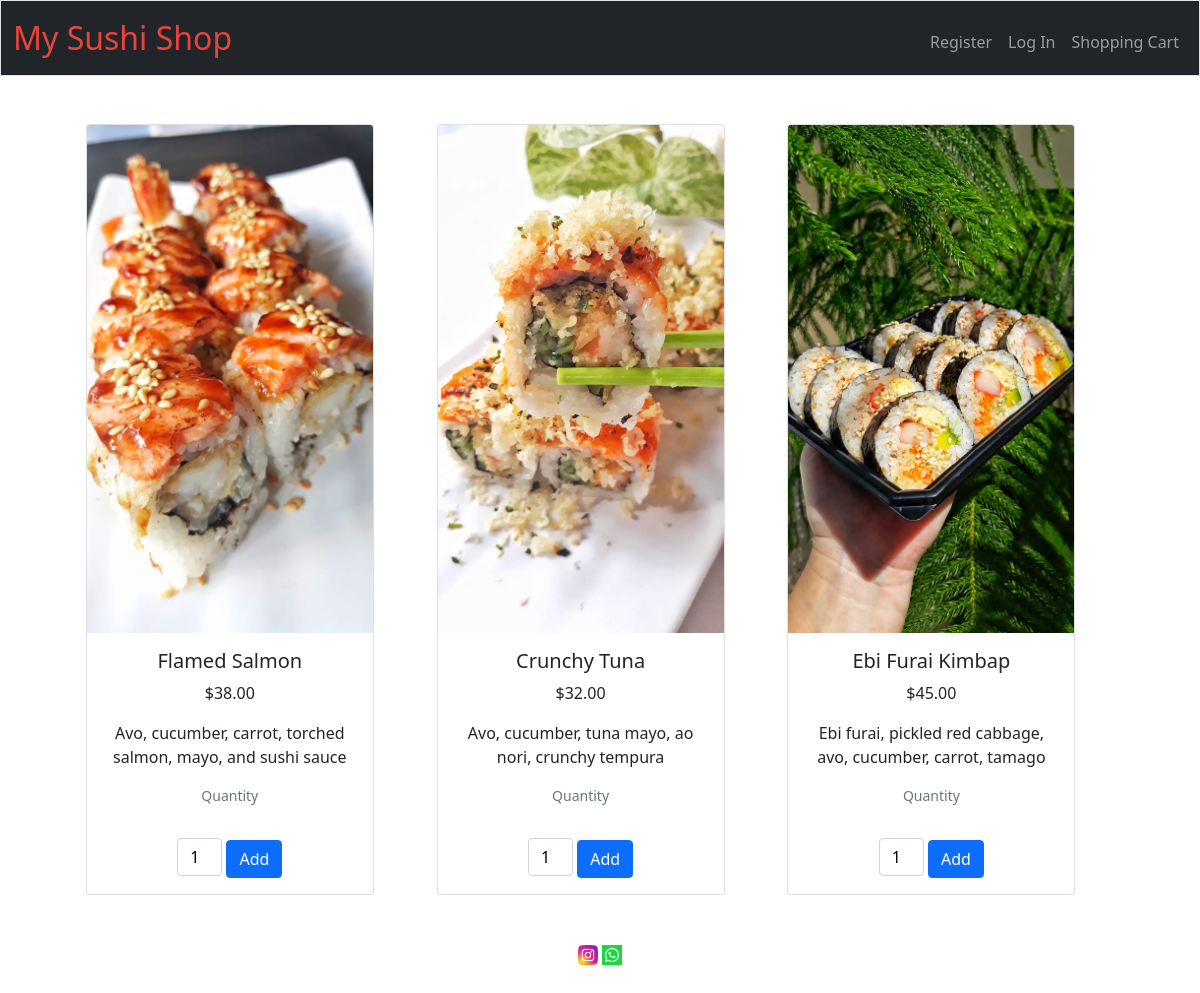
The page / on the database its author committed.
### tables this page shows
CREATE TABLE products(id INTEGER PRIMARY KEY AUTOINCREMENT NOT NULL, name TEXT NOT NULL, price NUMERIC NOT NULL, description TEXT NOT NULL, img_url TEXT NOT NULL DEFAULT 'noimg.png', product_type_id INTEGER NOT NULL, FOREIGN KEY (product_type_id) REFERENCES product_type(id));

### app.py (the view)
@app.route("/")
def index():
    products = db.execute("Select * from products;")
    if products is not None:
        return render_template("index.html", data = products)
    return apology("test")

### app.py (called while the page is built)
@app.after_request
def after_request(response):
    response.headers["Cache-Control"] = "no-cache, no-store, must-revalidate"
    response.headers["Expires"] = 0
    response.headers["Pragma"] = "no-cache"
    return response

### helpers.py (called while the page is built)
def usd(value):
    return f"${value:,.2f}"

### templates/index.html (shortened to what this page needs)
{% extends "layout.html" %}
{% block main %}
{% if data %}
<div class="container">
    <div class="row">
      {% for dt in data %}
      <div class="col">
          <div class="card" style="width: 18rem;">
              <img class="card-img-top" src="static/{{dt.img_url}}" alt="{{dt.name}}">
              <div class="card-body">
                    <h5 id="product_title" class="card-title">{{dt.name}}</h5>
                    <p>{{dt.price | usd}}</p>
                    <p class="card-text">{{dt.description}}</p>
                    <p class="small text-muted mb-4 pb-2">Quantity</p>
                    <input class="input-general" id="{{dt.id}}" min="1" max="10" type="number" value="1" style="width: 45px;">
                    <button class="btn btn-primary" id="{{dt.id}}" onclick="addToCart(this.id)">Add</button>
              </div>
          </div>
      </div>
      {% endfor %}
      {% else %}
          <p>
              No products to show...
          </p>
    </div>
    {% endif %}
</div>
{% endblock %}

### templates/layout.html (shortened to what this page needs)
<!DOCTYPE html>
<html lang="en">
    <head>
        <link href="https://cdn.jsdelivr.net/npm/bootstrap@5.1.3/dist/css/bootstrap.min.css" rel="stylesheet">
        <link href="/static/styles.css" rel="stylesheet">
    </head>
    <body>
        <nav class="bg-dark border navbar navbar-expand-md navbar-dark">
            <div class="container-fluid">
                <a class="navbar-brand" href="/"><span class="red">My Su</span><span class="red">shi</span> <span class="red">Shop</span></a>
                <div class="collapse navbar-collapse" id="navbar">
                    {% if session["user_id"] %}
                        <ul class="navbar-nav me-auto mt-2">
                            <li class="nav-item"><a class="nav-link" href="/">Hello, {{session["username"]}}!</a></li>
                            <li class="nav-item"><a class="nav-link" href="/history">Order History</a></li>
                        </ul>
                        <ul class="navbar-nav ms-auto mt-2">
                            <li class="nav-item"><a class="nav-link" href="/logout">Log Out</a></li>
                    {% else %}
                        <ul class="navbar-nav ms-auto mt-2">
                            <li class="nav-item"><a class="nav-link" href="/register">Register</a></li>
                            <li class="nav-item"><a class="nav-link" href="/login">Log In</a></li>
                    {% endif %}
                    <li class="nav-item"><a class="nav-link" href="/cart">Shopping Cart</a></li>
                </ul>
                </div>
            </div>
        </nav>
        <main class="container-fluid py-5 text-center">
            {% block main %}{% endblock %}
        </main>
        <footer class="mb-5 small text-center text-muted">
            <a href="https://www.instagram.com/sushiharu_ptk/"><img src="static/instagram.png" class="fit-pic"></a>
            <a href="https://l.instagram.com/?u=https%3A%2F%2Fwa.me%2F6281254058512&e=ATNtezKf76zg0Cq3H8-FY1R-dK8JJdm9BCCgndBQu4xPQFozxTYxtOo_En472XJrv7GeEKpXSRY61Jfmj4ITrg&s=1"><img src="static/whatsapp.png" class="fit-pic"></a>
        </footer>
    </body>
</html>

### static/styles.css (style rules this page uses)
nav .navbar-brand { font-size: xx-large; }
nav .navbar-brand .red { color: #ea433b; }
.container { margin-left: auto; margin-right: auto; padding-left: 15px; padding-right: 15px; text-align: center; width: 90%; }
.fit-pic { width: 20px; }
.input-general { border: 1px solid #ced4da; border-radius: 0.25rem; padding: 0.375rem 0.380rem 0.375rem 0.75rem; }

### rows shown on the page
products: img_url (picture), name "Flamed Salmon", price "$38.00", description "Avo, cucumber, carrot, torched salmon, mayo, and sushi sauce", id "1"
products: img_url (picture), name "Crunchy Tuna", price "$32.00", description "Avo, cucumber, tuna mayo, ao nori, crunchy tempura"
products: img_url (picture), name "Ebi Furai Kimbap", price "$45.00", description "Ebi furai, pickled red cabbage, avo, cucumber, carrot, tamago"
